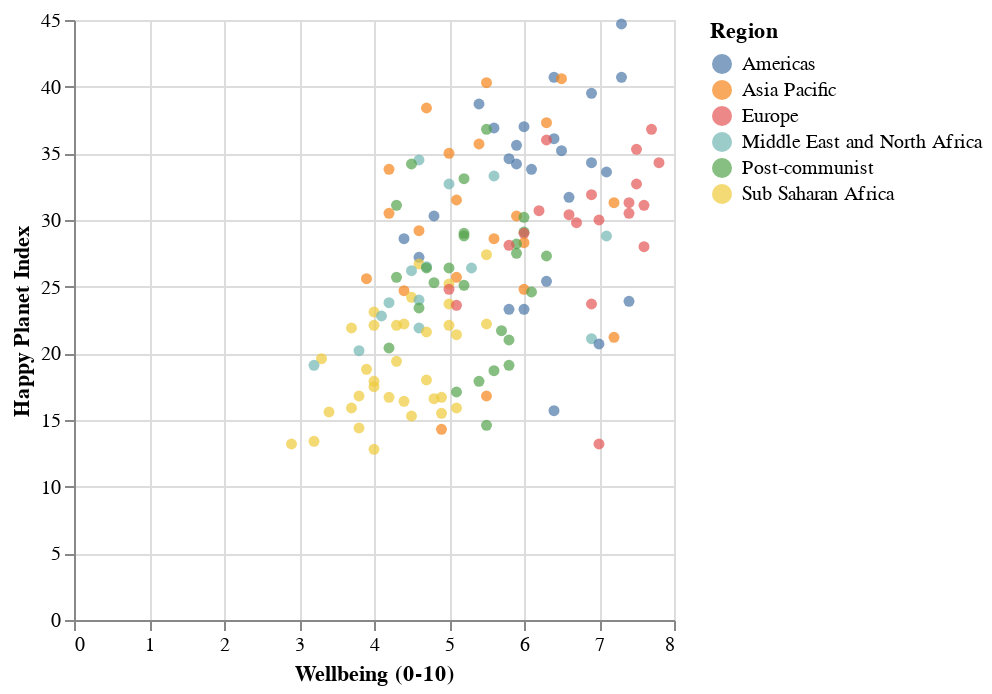

Source (notebook cell):
### Markdown cell above
`Select` and `highlight` functionality on a scatter plot

### Code cell
# define the selected_area variable to store the user's brushed selection (click-and-drag)
selected_area = alt.selection_interval()  

# create a scatter plot using Altair with circle marks based on the hpi_df dataset
alt.Chart(hpi_df).mark_circle().encode(  
    x='Wellbeing (0-10):Q',              # encode 'Wellbeing (0-10)' as a quantitative value on the x-axis
    y='Happy Planet Index:Q',            # encode 'Happy Planet Index' as a quantitative value on the y-axis
    color=alt.condition(                 # conditionally encode color based on the selected area
        selected_area,                  # if a point is within the selected area...
        'Region:N',                     # ...use its actual 'Region' value (colored by region)
        alt.value('lightgray')          # otherwise, color it light gray (muted)
    ), 
    tooltip=[                            # define the tooltips to display on hover
        'Country',                      # show country name
        'Region',                       # show region name
        'Wellbeing (0-10)',             # show wellbeing score
        'Happy Planet Index',           # show Happy Planet Index value
        'Life Expectancy (years)',      # show life expectancy
    ]
).add_params(selected_area)             # add the selected_area parameter to enable interactive brushing on the chart

### Figure 1 — Vega-Lite specification as saved in the notebook (floating-point values rounded to 4 significant figures; data arrays with more than 128 entries replaced by an {"elided": "..."} marker saying what was removed)
{"config": {"view": {"continuousWidth": 300, "continuousHeight": 300}}, "data": {"name": "data-e1c068cb61c6a12593f95144d0d2b6ed"}, "mark": {"type": "circle"}, "encoding": {"color": {"condition": {"param": "param_3", "field": "Region", "type": "nominal"}, "value": "lightgray"}, "tooltip": [{"field": "Country", "type": "nominal"}, {"field": "Region", "type": "nominal"}, {"field": "Wellbeing (0-10)", "type": "quantitative"}, {"field": "Happy Planet Index", "type": "quantitative"}, {"field": "Life Expectancy (years)", "type": "quantitative"}], "x": {"field": "Wellbeing (0-10)", "type": "quantitative"}, "y": {"field": "Happy Planet Index", "type": "quantitative"}}, "params": [{"name": "param_3", "select": {"type": "interval"}}], "$schema": "https://vega.github.io/schema/vega-lite/v5.20.1.json", "datasets": {"data-e1c068cb61c6a12593f95144d0d2b6ed": {"elided": "140 records"}}}
